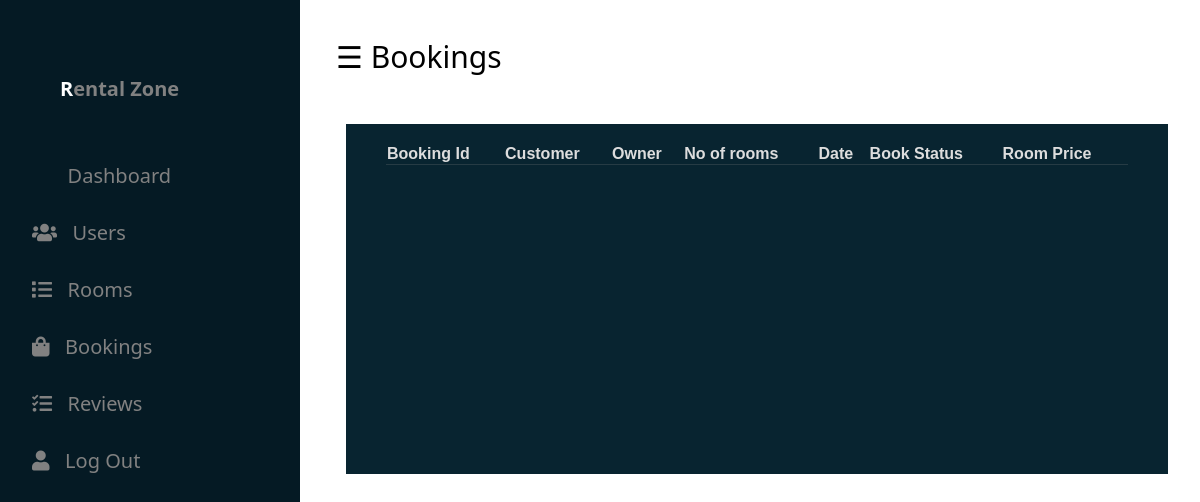
/accounts/dashBooking/, run on an earlier commit of the app's database.
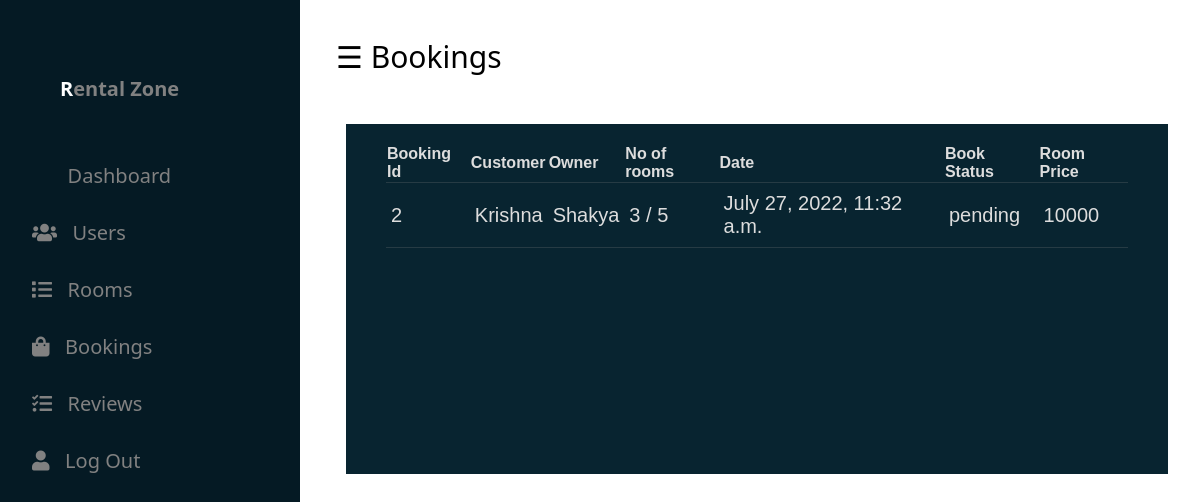
And on a later commit of the database.
### rooms/models.py (models this page shows, shortened)
class Booking(models.Model):
   customer = models.ForeignKey(CustomUser, on_delete=models.SET_NULL, null=True,related_name='customer_booking')
   room = models.ForeignKey(Room, on_delete=models.CASCADE, related_name='room_booking')
   number_of_rooms = models.PositiveIntegerField(default=0)
   book_date =  models.DateTimeField(auto_now_add = True)
   checkin_date = models.DateTimeField(blank=True, null=True)
   payment_method = models.CharField(max_length=15, choices=PAYMENT_METHOD, default='offline', null=True,blank=True)
   amount = models.PositiveIntegerField(default=0)
   paid = models.BooleanField(default=False)
   book_status = models.CharField(max_length=15, choices=BOOK_STATUS, default="pending")

class Room(models.Model):
   owner = models.ForeignKey(CustomUser,on_delete=models.CASCADE)
   number_of_room = models.PositiveIntegerField(default=0,null=True,blank=True)
   available_rooms = models.PositiveIntegerField(default=0,null=True,blank=True)
   room_price = models.PositiveIntegerField(default=0,null=True,blank=True)
   area_of_room = models.CharField(max_length=45,null=True,blank=True)
   floor = models.CharField(max_length=45,null=True,blank=True)
   parking = models.BooleanField(default=False,null=True,blank=True)
   address = models.CharField(max_length=100,null=True,blank=True)
   city = models.CharField(max_length=25,null=True,blank=True)
   state = models.CharField(max_length=25,null=True,blank=True)
   country = models.CharField(max_length=25,null=True,blank=True)
   image1 =  models.ImageField(upload_to='rooms/', null=True, blank=True )
   image2 = models.ImageField(upload_to='rooms/', null=True, blank=True)
   image3 = models.ImageField(upload_to='rooms/', null=True, blank=True)
   image4 = models.ImageField(upload_to='rooms/', null=True, blank=True)
   description = models.TextField(null=True, blank=True)
   map_link= models.TextField(null=True, blank=True)

### accounts/models.py (models this page shows)
class CustomUser(models.Model):
    user = models.OneToOneField(User, on_delete=models.CASCADE)
    phone = models.CharField(max_length=10,null=True,blank=True)
    user_type = models.CharField(max_length=15,null=True,blank=True)
    address =  models.CharField(max_length=30, null=True,blank=True)
    certificate = models.ImageField(upload_to='certificate', null=True,blank=True)
    def __str__(self):
        return self.user.username

### accounts/views.py (the view)
# urls.py: path('dashBooking/',views.dashBooking,name="dashBooking"),
def dashBooking(request):
    bookings = Booking.objects.all()
    context = {'bookings':bookings}
    return render(request,'dashboard/dashBooking.html',context)

### templates/dashboard/dashBooking.html (shortened to what this page needs)
{% extends './dashBase.html' %}
{% load static %}
{% block content %}
<div id="main">
        <div class="head">
            <div class="col-div-6">
    <span style="font-size:30px;cursor:pointer; color: rgb(0, 0, 0);" class="nav"  >&#9776; Bookings</span>
    </div>
    <br>
    <br>
    <br><br>
    <div class="col-div-8">
		<div class="box-8">
		<div class="content-box">
      <table class="appointments">
        <thead>
            <th scope="col">Booking Id</th>
            <th scope="col">Customer</th>
            <th scope="col">Owner</th>
            <th scope="col">No of rooms</th>
            <th scope="col">Date</th>
            <th scope="col">Book Status</th>
            <th scope="col">Room Price</th>
        </thead>
        <tbody>
            {% for book in bookings %}
            <tr>
              <td>{{book.id}} </td>
              <td>{{book.customer}}</td>
              <td>{{book.room.owner}}</td>
              <td>{{book.number_of_rooms}} / {{book.room.number_of_room}} </td>
              <td>{{book.book_date}} </td>
              <td>{{book.book_status}} </td>
              <td>{{book.room.room_price}} </td>
            </tr>
           {% endfor %}
          </tbody>
        </table>
                </div>
                </div>
                </div>
                </div>
                </div>
            </body>
            {% endblock content %}

What changed in the data, as far as the page shows it:
added Booking: id "2", customer "Krishna", room.owner "Shakya", number_of_rooms "3", room.number_of_room "5", book_date "July 27, 2022, 11:32 a.m.", book_status "pending", room.room_price "10000"
